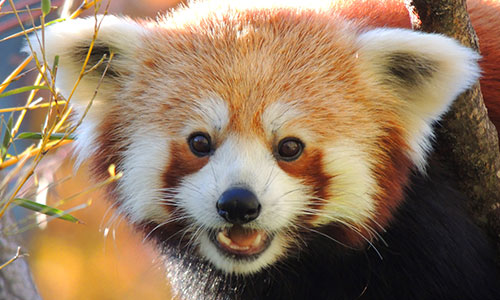
#> input picture red_panda.jpg, 500 x 300 px
$ jupyter execute 'Crop image test.ipynb'
#> lines starting #> are read from the running program, lines starting #| are printed output that depends on the picture
[cell 1]
import cv2;
import numpy as np;

img = cv2.imread('red_panda.jpg')
#> img is the input picture: shape (300, 500, 3); mean B, G, R 96.8, 121.6, 146.7
# cv2.imshow('img', img)

# convert image to grayscale
gray = cv2.cvtColor(img, cv2.COLOR_RGB2GRAY)
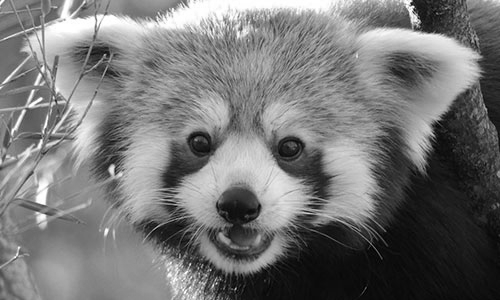
#> gray: shape (300, 500); min 0, max 255, mean 117.1
cv2.imshow('gray', gray)

width = gray.shape[1] # 500
#> width = 500
height = gray.shape[0] # 300
#> height = 300
w = int(width/2)
#> w = 250
h = int(height/2)
#> h = 150
print(width, height)
#| 500 300
resize = cv2.resize(gray, (int(width/2), height))
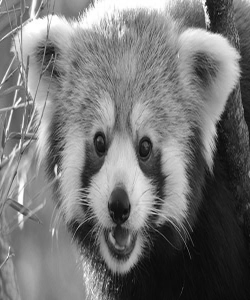
#> resize: shape (300, 250); min 6, max 255, mean 117.3
# cv2.imshow('resize', resize)


crop1 = gray[0:h, w:width]
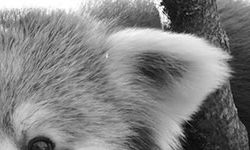
#> crop1: shape (150, 250); min 2, max 255, mean 130
cv2.imshow('1', crop1)
crop2 = gray[0:h, 0:w]
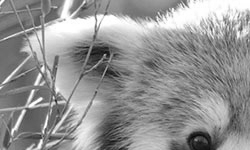
#> crop2: shape (150, 250); min 6, max 255, mean 147.8
cv2.imshow('2', crop2)
crop3 = gray[h:height, 0:w]
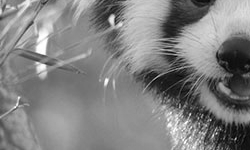
#> crop3: shape (150, 250); min 1, max 255, mean 129.2
cv2.imshow('3', crop3)
crop4 = gray[h:height, w:width]
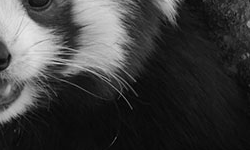
#> crop4: shape (150, 250); min 0, max 231, mean 61.4
cv2.imshow('4', crop4)

cv2.waitKey(0)
cv2.destroyAllWindows()

$ run again, with dog.jpg copied over red_panda.jpg
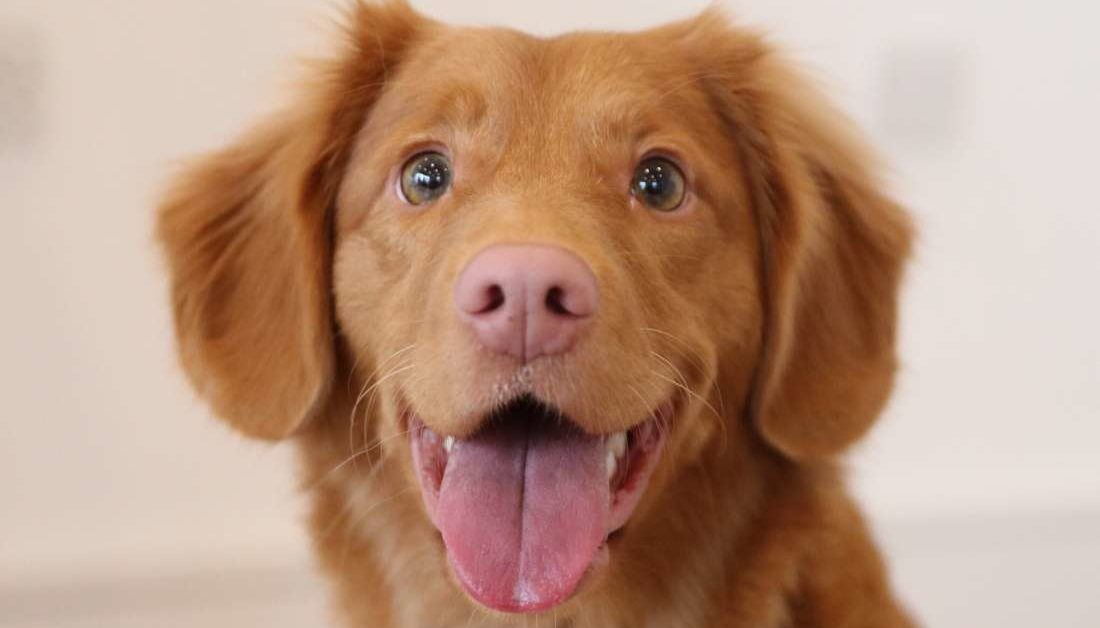
#> input picture dog.jpg, 1100 x 628 px
#> img is the input picture: shape (628, 1100, 3); mean B, G, R 127.5, 149.3, 185.1
#| 1100 628
#> `crop3 = gray[h:height, 0:w]`:
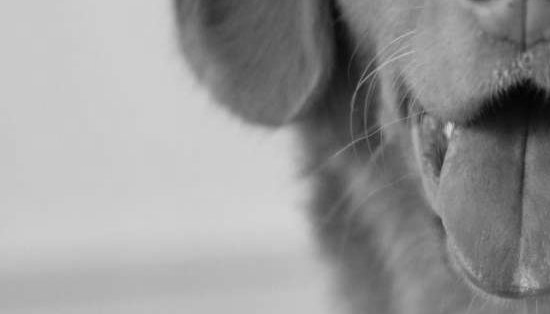
#> crop3: shape (314, 550); min 1, max 215, mean 152
#> `crop4 = gray[h:height, w:width]`:
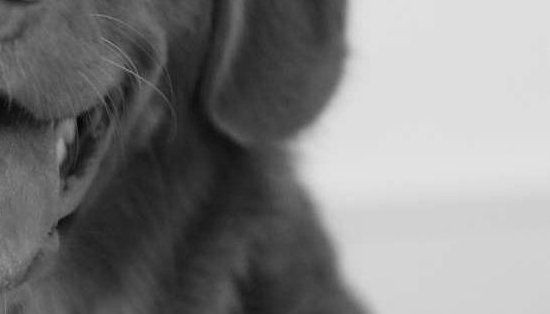
#> crop4: shape (314, 550); min 2, max 226, mean 127.6
